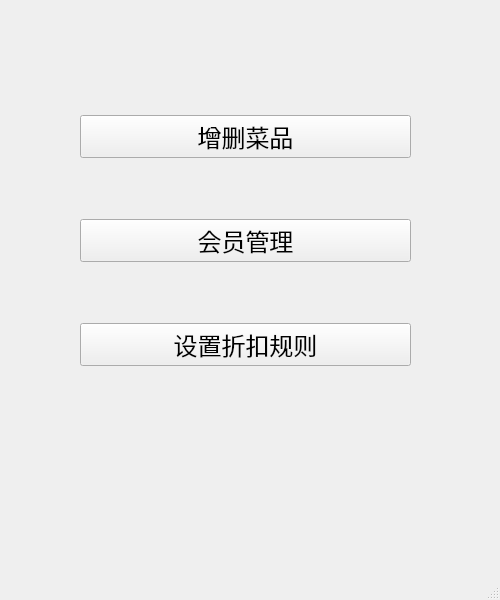
<?xml version="1.0" encoding="UTF-8"?>
<ui version="4.0">
 <class>sjMainWindow</class>
 <widget class="QMainWindow" name="sjMainWindow">
  <property name="geometry">
   <rect>
    <x>0</x>
    <y>0</y>
    <width>500</width>
    <height>600</height>
   </rect>
  </property>
  <property name="windowTitle">
   <string>sjMainWindow</string>
  </property>
  <widget class="QWidget" name="centralwidget">
   <widget class="QWidget" name="">
    <property name="geometry">
     <rect>
      <x>80</x>
      <y>60</y>
      <width>331</width>
      <height>361</height>
     </rect>
    </property>
    <layout class="QVBoxLayout" name="verticalLayout">
     <item>
      <widget class="QPushButton" name="addbt">
       <property name="font">
        <font>
         <pointsize>18</pointsize>
        </font>
       </property>
       <property name="text">
        <string>增删菜品</string>
       </property>
      </widget>
     </item>
     <item>
      <widget class="QPushButton" name="managebt">
       <property name="font">
        <font>
         <pointsize>18</pointsize>
        </font>
       </property>
       <property name="text">
        <string>会员管理</string>
       </property>
      </widget>
     </item>
     <item>
      <widget class="QPushButton" name="rulebt">
       <property name="font">
        <font>
         <pointsize>18</pointsize>
        </font>
       </property>
       <property name="text">
        <string>设置折扣规则</string>
       </property>
      </widget>
     </item>
    </layout>
   </widget>
  </widget>
  <widget class="QStatusBar" name="statusbar"/>
  <widget class="QMenuBar" name="menubar">
   <property name="geometry">
    <rect>
     <x>0</x>
     <y>0</y>
     <width>500</width>
     <height>21</height>
    </rect>
   </property>
  </widget>
 </widget>
 <resources/>
 <connections/>
</ui>
